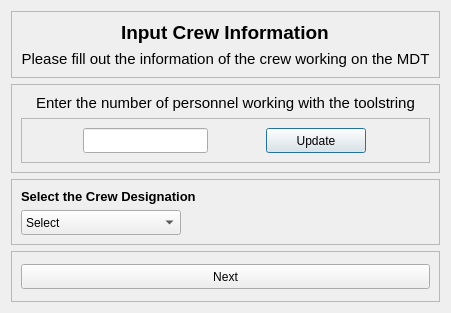
<?xml version="1.0" encoding="UTF-8"?>
<ui version="4.0">
 <class>Dialog</class>
 <widget class="QDialog" name="Dialog">
  <property name="geometry">
   <rect>
    <x>0</x>
    <y>0</y>
    <width>451</width>
    <height>313</height>
   </rect>
  </property>
  <property name="windowTitle">
   <string>Dialog</string>
  </property>
  <layout class="QVBoxLayout" name="verticalLayout_3">
   <item>
    <widget class="QFrame" name="frame_1">
     <property name="frameShape">
      <enum>QFrame::Shape::StyledPanel</enum>
     </property>
     <property name="frameShadow">
      <enum>QFrame::Shadow::Raised</enum>
     </property>
     <layout class="QVBoxLayout" name="verticalLayout_4">
      <item alignment="Qt::AlignmentFlag::AlignHCenter">
       <widget class="QLabel" name="label_1">
        <property name="text">
         <string>&lt;html&gt;&lt;head/&gt;&lt;body&gt;&lt;p&gt;&lt;span style=&quot; font-size:14pt; font-weight:700;&quot;&gt;Input Crew Information&lt;/span&gt;&lt;/p&gt;&lt;/body&gt;&lt;/html&gt;</string>
        </property>
       </widget>
      </item>
      <item>
       <widget class="QLabel" name="label_2">
        <property name="text">
         <string>&lt;html&gt;&lt;head/&gt;&lt;body&gt;&lt;p align=&quot;center&quot;&gt;&lt;span style=&quot; font-size:11pt;&quot;&gt;Please fill out the information of the crew working on the MDT&lt;/span&gt;&lt;/p&gt;&lt;/body&gt;&lt;/html&gt;</string>
        </property>
       </widget>
      </item>
     </layout>
    </widget>
   </item>
   <item>
    <widget class="QFrame" name="frame_6">
     <property name="frameShape">
      <enum>QFrame::Shape::StyledPanel</enum>
     </property>
     <property name="frameShadow">
      <enum>QFrame::Shadow::Raised</enum>
     </property>
     <layout class="QVBoxLayout" name="verticalLayout_5">
      <item>
       <widget class="QLabel" name="label_3">
        <property name="text">
         <string>&lt;html&gt;&lt;head/&gt;&lt;body&gt;&lt;p align=&quot;center&quot;&gt;&lt;span style=&quot; font-size:11pt;&quot;&gt;Enter the number of personnel working with the toolstring&lt;/span&gt;&lt;/p&gt;&lt;/body&gt;&lt;/html&gt;</string>
        </property>
       </widget>
      </item>
      <item>
       <widget class="QFrame" name="frame_7">
        <property name="frameShape">
         <enum>QFrame::Shape::StyledPanel</enum>
        </property>
        <property name="frameShadow">
         <enum>QFrame::Shadow::Raised</enum>
        </property>
        <layout class="QHBoxLayout" name="horizontalLayout_2">
         <item>
          <widget class="QLineEdit" name="lineEdit_3">
           <property name="minimumSize">
            <size>
             <width>125</width>
             <height>25</height>
            </size>
           </property>
           <property name="maximumSize">
            <size>
             <width>125</width>
             <height>25</height>
            </size>
           </property>
          </widget>
         </item>
         <item>
          <widget class="QPushButton" name="pushButton_1">
           <property name="minimumSize">
            <size>
             <width>100</width>
             <height>25</height>
            </size>
           </property>
           <property name="maximumSize">
            <size>
             <width>100</width>
             <height>25</height>
            </size>
           </property>
           <property name="text">
            <string>Update</string>
           </property>
          </widget>
         </item>
        </layout>
       </widget>
      </item>
     </layout>
    </widget>
   </item>
   <item>
    <widget class="QFrame" name="frame">
     <property name="frameShape">
      <enum>QFrame::Shape::StyledPanel</enum>
     </property>
     <property name="frameShadow">
      <enum>QFrame::Shadow::Raised</enum>
     </property>
     <layout class="QVBoxLayout" name="verticalLayout">
      <item>
       <widget class="QLabel" name="label_4">
        <property name="text">
         <string>&lt;html&gt;&lt;head/&gt;&lt;body&gt;&lt;p&gt;&lt;span style=&quot; font-size:10pt; font-weight:700;&quot;&gt;Select the Crew Designation&lt;/span&gt;&lt;/p&gt;&lt;/body&gt;&lt;/html&gt;</string>
        </property>
       </widget>
      </item>
      <item>
       <widget class="QComboBox" name="comboBox">
        <property name="minimumSize">
         <size>
          <width>160</width>
          <height>25</height>
         </size>
        </property>
        <property name="maximumSize">
         <size>
          <width>160</width>
          <height>25</height>
         </size>
        </property>
        <property name="currentText">
         <string>Select</string>
        </property>
        <item>
         <property name="text">
          <string>Select</string>
         </property>
        </item>
        <item>
         <property name="text">
          <string>Engineer</string>
         </property>
        </item>
        <item>
         <property name="text">
          <string>TLC SPI</string>
         </property>
        </item>
        <item>
         <property name="text">
          <string>VSP SPIL</string>
         </property>
        </item>
        <item>
         <property name="text">
          <string>Crew Chief</string>
         </property>
        </item>
        <item>
         <property name="text">
          <string>Operator</string>
         </property>
        </item>
        <item>
         <property name="text">
          <string>Trainee FE/FS</string>
         </property>
        </item>
        <item>
         <property name="text">
          <string>Trainee Operator</string>
         </property>
        </item>
       </widget>
      </item>
     </layout>
    </widget>
   </item>
   <item>
    <widget class="QFrame" name="frame_2">
     <property name="frameShape">
      <enum>QFrame::Shape::StyledPanel</enum>
     </property>
     <property name="frameShadow">
      <enum>QFrame::Shadow::Raised</enum>
     </property>
     <layout class="QVBoxLayout" name="verticalLayout_2">
      <item>
       <widget class="QPushButton" name="pushButton_2">
        <property name="minimumSize">
         <size>
          <width>0</width>
          <height>25</height>
         </size>
        </property>
        <property name="maximumSize">
         <size>
          <width>1000</width>
          <height>25</height>
         </size>
        </property>
        <property name="text">
         <string>Next</string>
        </property>
       </widget>
      </item>
     </layout>
    </widget>
   </item>
  </layout>
 </widget>
 <resources/>
 <connections/>
</ui>
